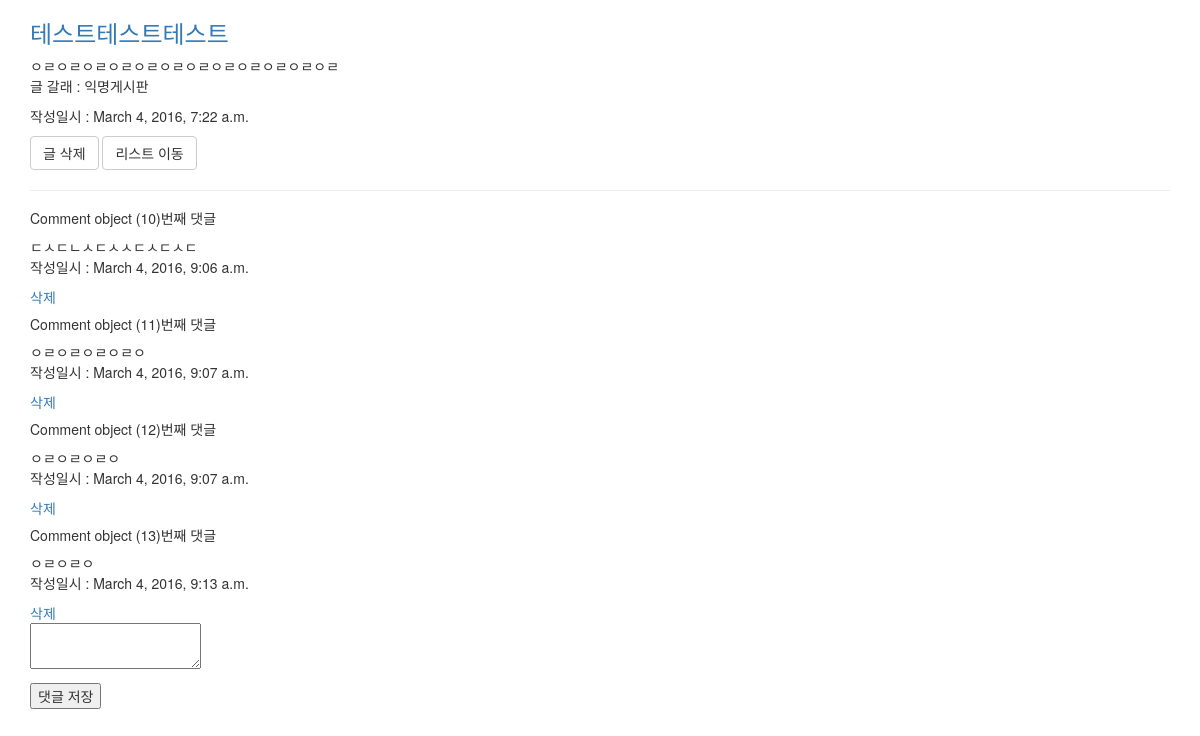
The page /posts/14/ on the database its author committed.
### blog/models.py (models this page shows, shortened)
class Post(models.Model):
	title = models.CharField(max_length=200)
	contents = models.TextField()
	tags = models.ManyToManyField('Tag')
	category = models.ForeignKey(Category, null = True)
	created_at = models.DateTimeField(auto_now_add = True)
	updated_at = models.DateTimeField(auto_now = True)
	is_model_field = False

class Category(models.Model):
	name = models.CharField(max_length=40)

class Comment(models.Model):
	post = models.ForeignKey(Post)
	content = models.TextField(max_length=500)
	created_at = models.DateTimeField(auto_now_add = True)
	updated_at = models.DateTimeField(auto_now = True)

### blog/views.py (the view)
# urls.py: url(r'^posts/(?P<pk>[0-9]+)/$', blog_views.view_post, name='view_post'),
def view_post(request, pk):
	the_post = get_object_or_404(Post, pk=pk)
	if request.method == 'GET':
		pass
	elif request.method == 'POST':
		new_comment = Comment()
		new_comment.content = request.POST.get('content')
		new_comment.post_id = pk
		new_comment.save()
		return redirect('view_post', pk=pk)
	return render(request, 'view_posts.html', {
		'post': the_post,
		})

### blog/templates/view_posts.html (shortened to what this page needs)
{% extends 'blog_layout.html' %}
{% load bootstrap3 %}
{% block content %}
	<div class = 'post_container'>
		<h3> <a href="/posts/{{post.pk}}/">{{post.title}} </a></h3>
		<div class = 'post_content'>
			{{post.contents}}
		</div>
		<div>
			<p> 글 갈래 : {{post.category.name}}</p>
			<p> 작성일시 : {{post.created_at}}</p>
		</div>
		<a class="btn btn-default" href="/posts/{{post.pk}}/delete"> 글 삭제 </a>
		<a class="btn btn-default" href="/"> 리스트 이동  </a>
		<hr/>
		{% for comment in post.comment_set.all %}
		<div class = 'comment_container'>
			<h5> {{comment}}번째 댓글</h5>
			<div class = 'comment_content'>
				{{comment.content}}
			</div>
			<div>
				<p> 작성일시 : {{comment.created_at}}</p>
			</div>
			<a href ="/posts/{{post.pk}}/delete_comment/{{comment.pk}}"> 삭제 </a>
		</div>
		{% empty %}
		<p> 댓글이 전혀 없습니다. </p>
		{% endfor %}
	</div>
	<form method="POST" action="">
		<p>
		<textarea name="content"></textarea>
		</p>
		<p>
		<button type = "submit">댓글 저장</button>
		</p>
	</form>
{% endblock %}

### rows shown on the page
Post: title "테스트테스트테스트", contents "ㅇㄹㅇㄹㅇㄹㅇㄹㅇㄹㅇㄹㅇㄹㅇㄹㅇㄹㅇㄹㅇㄹㅇㄹ", category.name "익명게시판", created_at "March 4, 2016, 7:22 a.m."
Comment: id "Comment object (10)", content "ㄷㅅㄷㄴㅅㄷㅅㅅㄷㅅㄷㅅㄷ", created_at "March 4, 2016, 9:06 a.m."
Comment: id "Comment object (11)", content "ㅇㄹㅇㄹㅇㄹㅇㄹㅇ", created_at "March 4, 2016, 9:07 a.m."
Comment: id "Comment object (12)", content "ㅇㄹㅇㄹㅇㄹㅇ", created_at "March 4, 2016, 9:07 a.m."
Comment: id "Comment object (13)", content "ㅇㄹㅇㄹㅇ", created_at "March 4, 2016, 9:13 a.m."
